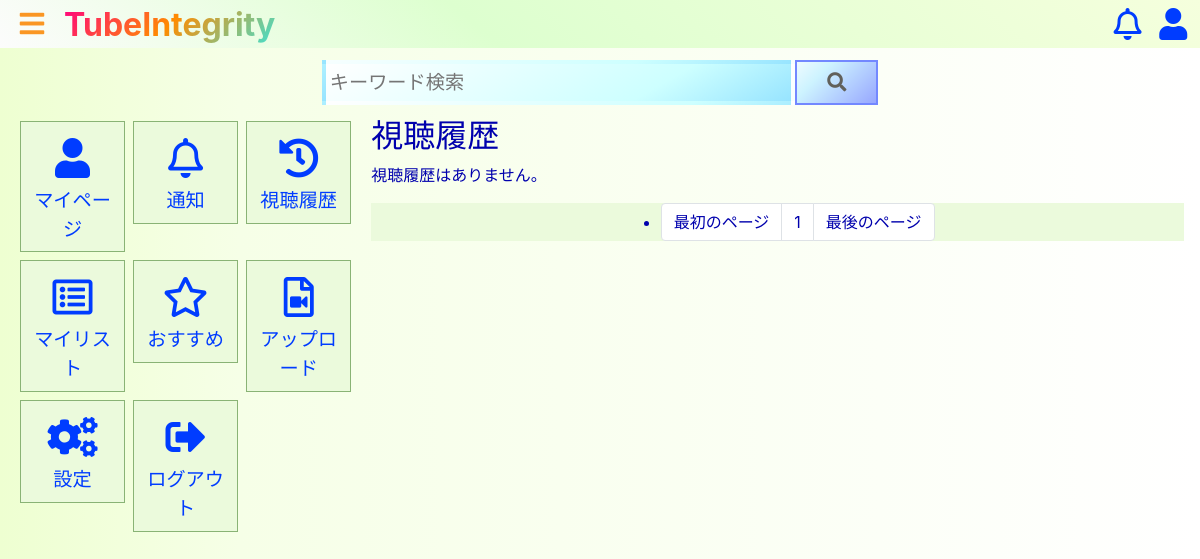
Page /history/ (signed in) on the earlier database version.
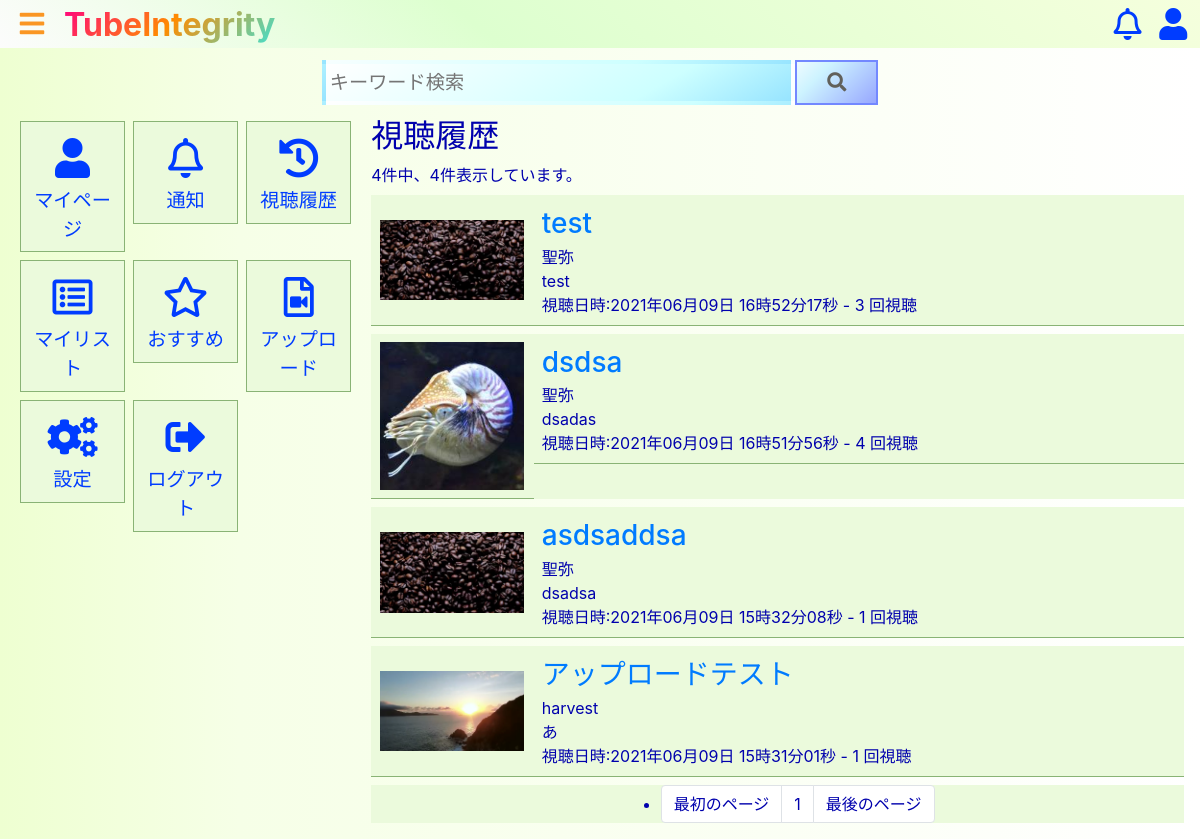
Same page on the later database version.
### tube/models.py (models this page shows, shortened)
class History(models.Model):
    class Meta:
        db_table     = "history"
    id     = models.UUIDField(default=uuid.uuid4, primary_key=True, editable=False)
    dt     = models.DateTimeField(verbose_name="視聴日時", default=timezone.now)
    target = models.ForeignKey(Video, verbose_name="視聴した動画", on_delete=models.CASCADE)
    user   = models.ForeignKey(settings.AUTH_USER_MODEL, verbose_name="視聴したユーザー", on_delete=models.CASCADE)
    views  = models.IntegerField(verbose_name="視聴回数", default=1, validators=[MinValueValidator(1)])

class Video(models.Model):
    class Meta:
        db_table = "video"
    id       = models.UUIDField(default=uuid.uuid4, primary_key=True, editable=False )
    category = models.ForeignKey(Category, verbose_name="カテゴリ", on_delete=models.PROTECT)
    dt       = models.DateTimeField(verbose_name="投稿日", default=timezone.now)
    title        = models.CharField(verbose_name="タイトル", max_length=50)
    description  = models.CharField(verbose_name="動画説明文", max_length=300)
    movie        = models.FileField(verbose_name="動画", upload_to="tube/movie", blank=True)
    thumbnail    = models.ImageField(verbose_name="サムネイル", upload_to="tube/thumbnail/", null=True)
    user         = models.ForeignKey(settings.AUTH_USER_MODEL, verbose_name="投稿者", on_delete=models.CASCADE)
    edited       = models.BooleanField(default=False)
    mime         = models.TextField(verbose_name="MIMEタイプ", null=True)
    views        = models.IntegerField(verbose_name="再生回数", default=0, validators=[MinValueValidator(0)])

### users/models.py (models this page shows, shortened)
class CustomUser(AbstractBaseUser, PermissionsMixin):
    username_validator  = UnicodeUsernameValidator()
    id          = models.UUIDField( default=uuid.uuid4, primary_key=True, editable=False )
    username    = models.CharField(
                    _('username'),
                    max_length=150,
                    unique=True,
                    help_text=_('Required. 150 characters or fewer. Letters, digits and @/./+/-/_ only.'),
                    validators=[username_validator],
                    error_messages={
                        'unique': _("A user with that username already exists."),
                    },
                )
    handle_name = models.CharField(verbose_name="Handle_name", max_length=150)
    email       = models.EmailField(_('email address'))  #blank=True消去
    is_staff    = models.BooleanField(
                    _('staff status'),
                    default=False,
                    help_text=_('Designates whether the user can log into this admin site.'),
                )
    is_active   = models.BooleanField(
                    _('active'),
                    default=True,
                    help_text=_(
                        'Designates whether this user should be treated as active. '
                        'Unselect this instead of deleting accounts.'
                    ),
                )
    date_joined = models.DateTimeField(_('date joined'), default=timezone.now)
    usericon    = models.ImageField(verbose_name="ユーザーアイコン", upload_to="tube/usericon/", blank=True, null=True)
    objects     = UserManager()
    EMAIL_FIELD     = 'email'
    USERNAME_FIELD  = 'username'
    REQUIRED_FIELDS = ['email','handle_name']  #ハンドルネーム追加
    class Meta:
        verbose_name        = _('user')
        verbose_name_plural = _('users')

### tube/views.py (the view)
class HistoryView(LoginRequiredMixin, views.APIView):
    def get(self, request, *args, **kwargs):
        histories = History.objects.filter(user=request.user.id).order_by("-dt")
        amount    = len(histories)
        paginator = Paginator(histories, 5)
        if "page" in request.GET:
            histories = paginator.get_page(request.GET["page"])
        else:
            histories = paginator.get_page(1)
        context = {"histories": histories,
                   "amount": amount}
        return render(request, "tube/history.html", context)

### tube/templatetags/param_change.py (called while the page is built)
@register.inclusion_tag("tube/paginator.html")
def generate_pagelink(request, key, start, end, now):
    PAGE_RANGE = 3
    start = int(start)
    end = int(end)
    now = int(now)
    pages = []
    if now != start:
        pages.append({"name": "最初のページ", "link": param(request, key, start)})
    else:
        pages.append({"name": "最初のページ", "link": ""})
    for i in range(now - PAGE_RANGE, now + PAGE_RANGE + 1):
        if i == now:
            pages.append({"name": str(i), "link": ""})
            continue
        if i <= start or end <= i:
            continue
        pages.append({"name": str(i), "link": param(request, key, i)})
        print(pages)
    if now != end:
        pages.append({"name": "最後のページ", "link": param(request, key, end)})
    else:
        pages.append({"name": "最後のページ", "link": ""})
    return {"pages": pages}

### templates/tube/history.html
{% extends "tube/mypage_base.html" %}
{% load static %}
{% load param_change %}
{% block mypage_content %}
<h2>視聴履歴</h2>
    {% if amount > 0 %}
    <div>{{ amount }}件中、{{ histories|length }}件表示しています。</div>
    {% endif %}
{% for history in histories %}
<div class="video_list_view">
    <div class="video_list_thumbnail_area">
        {% if history.target.thumbnail %}
        <a class="video_list_thumbnail" href="{% url 'tube:single' history.target.id %}"><img src="/media/{{ history.target.thumbnail }}" alt="thumbnail"></a>
        {% else %}
        <a class="video_list_thumbnail" href="{% url 'tube:single' history.target.id %}"><img src="{% static 'tube/img/no-img.png' %}" alt="thumbnail"></a>
        {% endif %}
    </div>
    <div class="video_list_description_area">
        <div class="video_list_description_inner">
            <h3 class="video_list_title"><a class="video_list_title_link" href="{% url 'tube:single' history.target.id %}">{{ history.target.title }}</a></h3>
            <div>{{ history.target.user.handle_name }}</div>
            <div class="video_list_description_overflow">{{ history.target.description }}</div>
            <div>視聴日時:{{ history.dt|date:"Y年m月d日 H時i分s秒" }} - {{ history.views }} 回視聴</div>
        </div>
    </div>
</div>
{% empty %}
<p>視聴履歴はありません。</p>
{% endfor %}
     {% generate_pagelink request "page" "1" histories.paginator.num_pages histories.number %}
{% endblock %}

### templates/tube/mypage_base.html (shortened to what this page needs)
{% extends "tube/base.html" %}
{% load static %}
{% block main %}
{% include "tube/search_form.html" %}
<div class="mypage_content_area">
    <div class="mypage_menu">
        <div class="mypage_menu_area">
            <div class="menu_content">
                <a href="{% url 'tube:mypage' %}" class="menu_icon"><i class="fas fa-user"></i><div class="menu_explain">マイページ</div></a>
            </div>
            <div class="menu_content">
                <a href="{% url 'tube:notify' %}" class="menu_icon"><i class="far fa-bell"></i><div class="menu_explain">通知</div></a>
            </div>
            <div class="menu_content">
                <a href="{% url 'tube:history' %}" class="menu_icon"><i class="fas fa-history"></i><div class="menu_explain">視聴履歴</div></a>
            </div>
            <div class="menu_content">
                <a href="{% url 'tube:mylist' %}" class="menu_icon"><i class="far fa-list-alt"></i><div class="menu_explain">マイリスト</div></a>
            </div>
            <div class="menu_content">
                <a href="{% url 'tube:recommend' %}" class="menu_icon"><i class="far fa-star"></i><div class="menu_explain">おすすめ</div></a>
            </div>
            <div class="menu_content">
                <a href="{% url 'tube:upload' %}" class="menu_icon"><i class="far fa-file-video"></i><div class="menu_explain">アップロード</div></a>
            </div>
            <div class="menu_content">
                <a href="{% url 'tube:config' %}" class="menu_icon"><i class="fas fa-cogs"></i><div class="menu_explain">設定</div></a>
            </div>
            <div class="menu_content">
                <a href="{% url 'account_logout' %}" class="menu_icon"><i class="fas fa-sign-out-alt"></i><div class="menu_explain">ログアウト</div></a>
            </div>
        </div>
    </div>
    <div class="mypage_content">
        <div class="mypage_content_body">
            {% block mypage_content %}{% endblock %}
        </div>
    </div>
</div>
{% endblock %}

### templates/tube/base.html (shortened to what this page needs)
{% extends "common/sidebar.html" %}
{% load static %}
{% block extra_head %}
<link rel="stylesheet" href="{% static 'tube/css/style.css' %}">
{% endblock %}
{% block header_title %}TubeIntegrity{% endblock %}
{% block header_right_content %}
    {% if request.user.is_authenticated %}
        <a class="header_icon" href="{% url 'tube:notify' %}">
            <i class="far fa-bell"></i>
        </a>
        {% if request.user.usericon %}
        <a href="{% url 'tube:mypage' %}">
            <img class="usericon" src="/media/{{ request.user.usericon }}">
        {% else %}
        <a class="header_icon" href="{% url 'tube:mypage' %}">
            <i class="fas fa-user"></i>
        </a>
        {% endif %}
    {% endif %}
{% endblock %}

### templates/common/sidebar.html (shortened to what this page needs)
{% load static %}
<!DOCTYPE html>
<html lang="ja">
<head>
    <link rel="stylesheet" href="{% static 'common/css/l_sidebar.css' %}">
    <link rel="stylesheet" href="https://stackpath.bootstrapcdn.com/bootstrap/4.4.1/css/bootstrap.min.css">
    <link rel="stylesheet" href="{% static 'common/css/fontawesome/all.css' %} ">
    {% block extra_head %}
    {% endblock %}
</head>
<body>
    <header>
        <div class="left_header">
            <label class="l_sidebar_label" for="l_sidebar">
                <i class="fas fa-bars"></i>
            </label>
            <a class="header_link" href="{% url 'tube:index' %}"><h1>{% block header_title %}{% endblock %}</h1></a>
            <div class="header_right_content">
            {% block header_right_content %}
            {% endblock %}
            </div>
        </div>
    </header>
    <main>
    {% block main %}
    {% endblock %}
    </main>
</body>
</html>

### templates/tube/search_form.html
<div class="search_form_area">
    <form class="search_form" action="{% url 'tube:search' %}" method="GET">
        <input class="search_form_word" type="text" name="word" value="{{ request.GET.word }}" placeholder="キーワード検索" >
        <button class="search_form_submit" type="submit"><i class="fas fa-search"></i></button>
    </form>
</div>

### templates/tube/paginator.html
<ul class="pagination_area">
    {% for page in pages %}
    <li class="page-item"><a class="page-link" {% if page.link %}href="{{ page.link }}"{% endif %}>{{ page.name }}</a></li>
    {% endfor %}
</ul>

### static/common/css/l_sidebar.css (style rules this page uses)
html, body { overflow-x: hidden; margin:0; }
a { color:#70C0F5; text-decoration:none; }
.left_header { width:100%; height:3rem; position:fixed; z-index:99; background: rgb(252,252,252); background: linear-gradient(40deg, rgba(252,252,252,1) 0%, rgba(221,255,207,1) 40%, rgba(245,255,221,1) 100%); color:#FA9623; display:flex; align-items:center; overflow:hidden; }
.header_link { color:#FA9623; margin-left:0.5rem; }
.left_header h1 { font-size:2rem; font-weight:bold; line-height:normal; margin:0; color: #FF8C00; background: -webkit-linear-gradient(135deg, #40E0D0, #FF8C00, #FF0080); -webkit-background-clip: text; -webkit-text-fill-color: transparent; }
.l_sidebar_label { position:relative; margin-left:0.5rem; margin-bottom:0; width:3rem; height:2rem; z-index:100; cursor:pointer; transition:0.2s; }
.l_sidebar_label i { position:absolute; top:50%; left:50%; transform:translate(-50%,-50%); font-size:1.75rem; }
.l_sidebar_label i.fa-bars { display:block; }
.header_right_content { position:absolute; right:0; top:50%; transform:translateY(-50%); display:flex; margin-right:0.5rem; }
main { margin-top:3rem; }

### static/tube/css/style.css (style rules this page uses)
header { background:#FAF0E3; color:#FA9623; }
.header_icon { display:flex; font-size:2rem; padding:0.3rem; margin-left:0.5rem; color:#003CFF; }
body { background: rgb(255,255,255); background: linear-gradient(270deg, rgba(255,255,255,1) 0%, rgba(246,255,231,1) 80%, rgba(238,255,209,1) 100%); }
img { max-width:100%; }
main { padding:0.5rem; }
.search_form { display:flex; justify-content:center; }
.search_form_word { display:block; width:40%; font-size:1.2rem; padding:0.25rem; margin:0.25rem 0; border:solid 0.25rem transparent; background: rgb(255,255,255); background: linear-gradient(150deg, rgba(255,255,255,1) 0%, rgba(205,255,255,1) 70%, rgba(151,228,255,1) 100%); color:#2d3030; }
.search_form_submit { width:7%; display:block; padding:0.3rem; margin:0.25rem 0; font-size:1.2rem; color:#61605B; background: rgb(238,251,255); background: linear-gradient(135deg, rgba(238,251,255,1) 0%, rgba(205,243,255,1) 30%, rgba(151,167,255,1) 100%); border:solid 0.15rem #7388FF; cursor:pointer; }
.pagination_area { display:flex; justify-content:center; align-items:center; margin:0.5rem 0; background:#EBFADC; }
.video_list_view { display:flex; background:#EBFADC; margin:0.5rem 0; }
.video_list_thumbnail_area { width:20%; display:flex; justify-content:center; align-items:center; border-bottom:solid 1px #89B375; }
.video_list_thumbnail { width:9rem; margin:0.5rem; display: flex; align-content: center; }
.video_list_description_area { width:80%; }
.video_list_description_inner { padding:0.5rem; border-bottom:solid 1px #89B375; }
.video_list_description_overflow { overflow: hidden; white-space: nowrap; width: 100%; text-overflow:ellipsis; }
.video_list_title { margin:0.25rem 0; }
.mypage_content_area { display:flex; flex-wrap:wrap; }
.mypage_menu { width:30%; }
.mypage_content { width:70%; }
.mypage_content_body { margin:0.5rem; color:#0000AD; }
.mypage_menu_area { display:flex; flex-wrap:wrap; margin:0.5rem; }
.menu_content { width:calc(100% / 3); }
.menu_icon { display:block; text-align:center; background:#EBFADC; color:#003CFF; margin:0.25rem; padding:0.5rem; border:solid 1px #89B375; }
.menu_icon i { font-size:2.5rem; padding:0.5rem; }
.menu_explain { font-size:1.2rem; }
button { appearance: none; margin: 0; padding: 0; background: none; border: none; border-radius: 0; outline: none; }

Differences in the rows shown:
added History: target.thumbnail (picture), target "test", target.user.handle_name "聖弥", target.description "test", dt "2021年06月09日 16時52分17秒", views "3"
added History: target.thumbnail (picture), target "dsdsa", target.user.handle_name "聖弥", target.description "dsadas", dt "2021年06月09日 16時51分56秒", views "4"
added History: target.thumbnail (picture), target "asdsaddsa", target.user.handle_name "聖弥", target.description "dsadsa", dt "2021年06月09日 15時32分08秒", views "1"
added History: target.thumbnail (picture), target "アップロードテスト", target.user.handle_name "harvest", target.description "あ", dt "2021年06月09日 15時31分01秒", views "1"
Other differences:
{{ amount }}: (not shown) → "4"
{{ histories|length }}: (not shown) → "4"
text no longer shown: "視聴履歴はありません。"
text now shown: "件中、 件表示しています。"
